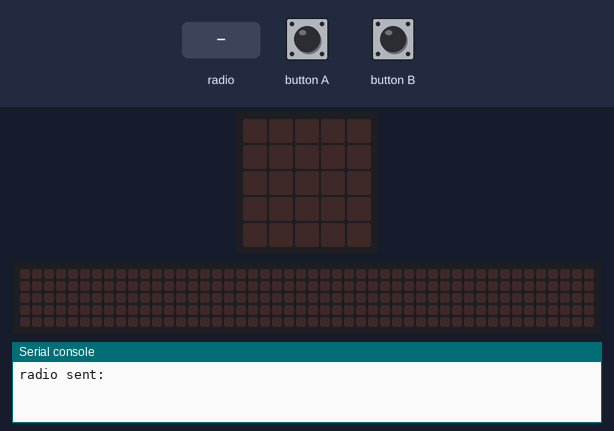
The program below on a simulated BBC micro:bit running MicroPython. Shown: the board's 5×5 LED display, a strip that is not on the board, showing the scrolling text unrolled, the last lines printed to the serial console. The test bench sets the inputs (shaded band). No radio messages arrive unless stated (any console line starting 'radio sent:' is added by the test bench); the 48×5 strip is a reading aid, not a part: it shows the text the display is scrolling, unrolled, one strip-width of it at a time.

Above: at 1.2 s.
1.3 s: button A pressed for 0.15 s
At 1.37 s:
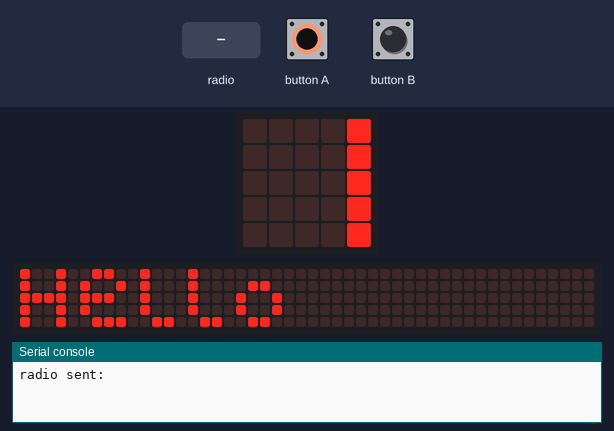
4.3 s: button B pressed for 0.15 s
5.9 s: radio message "1" arrives
At 5.97 s:
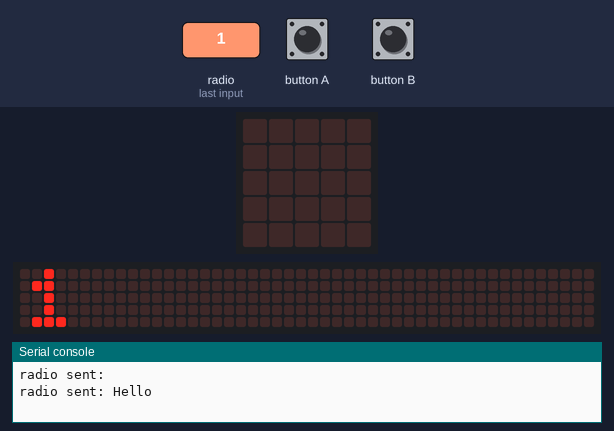
8.9 s: button A pressed for 3.2 s
At 9.47 s:
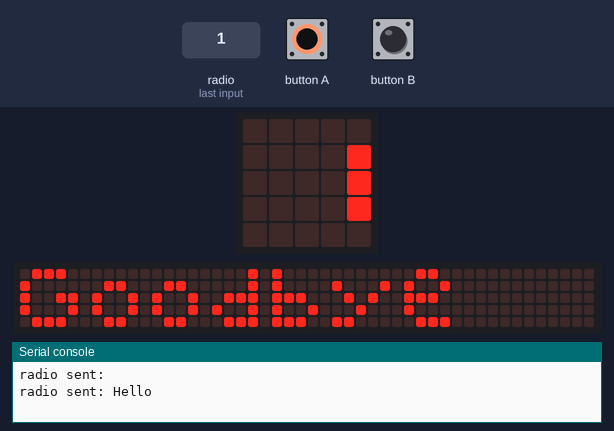
13.6 s: button A pressed for 1 s
At 13.67 s:
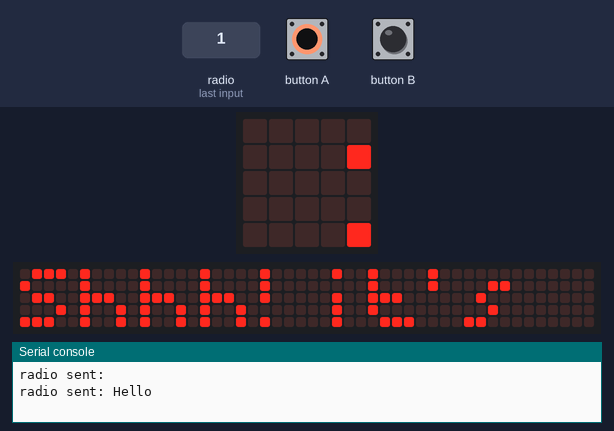
17.6 s: button A pressed for 0.15 s
At 17.82 s:
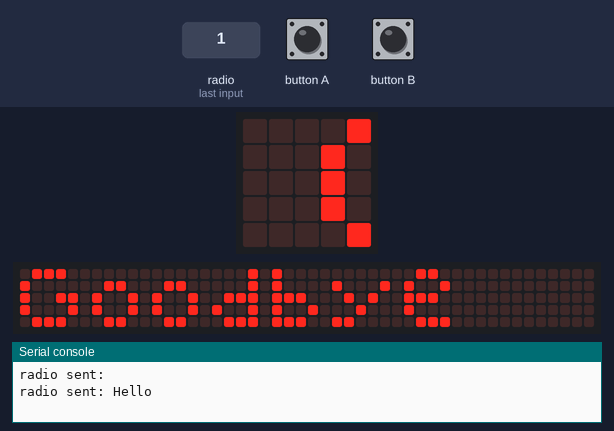

The program:

simple_radio.py
```python
from microbit import *
import radio

# Radio configuration
radio.config(group=157)
radio.on()

# Handle all potential data incoming from the radio
def on_data_received():

    received_data = radio.receive()

    if received_data is not None:

        display.scroll(received_data)

        # HANDLE EMPTY DATA
        if received_data == "":
            pass  # Do nothing


# Main function
def main():

    # Handle pairing procedure
    # Clears buffer
    radio.send("")

    messages = ["Hello", "Goodbye", "How are you?", "Shhh! it's secret"]
    current_message_index = 0


    # Main loop
    while True:
        on_data_received()

        message_sent = False

        if button_a.is_pressed():
            display.scroll(messages[current_message_index], wait=False)
            sleep(500)  # Adjust as needed

            while not message_sent:
                if button_a.is_pressed():
                    current_message_index = (current_message_index + 1) % len(messages)
                    display.scroll(messages[current_message_index], wait=False)
                    sleep(500)  # Adjust as needed

                if button_b.is_pressed():
                    display.clear()
                    selected_message = messages[current_message_index]
                    radio.send(selected_message)
                    message_sent = True


# Call the main function if the script is run directly
if __name__ == "__main__":
    main()
```

Measured:
- after the input at 1.3 s, the display: changes at once (image 1)
- after the input at 5.9 s, the display: changes at once (image 2)
- after the input at 8.9 s, the display: first changes at once (image 3 shows a later state)
- after the input at 13.6 s, the display: changes at once (image 4)
- after the input at 17.6 s, the display: first changes at once (image 5 shows a later state)
